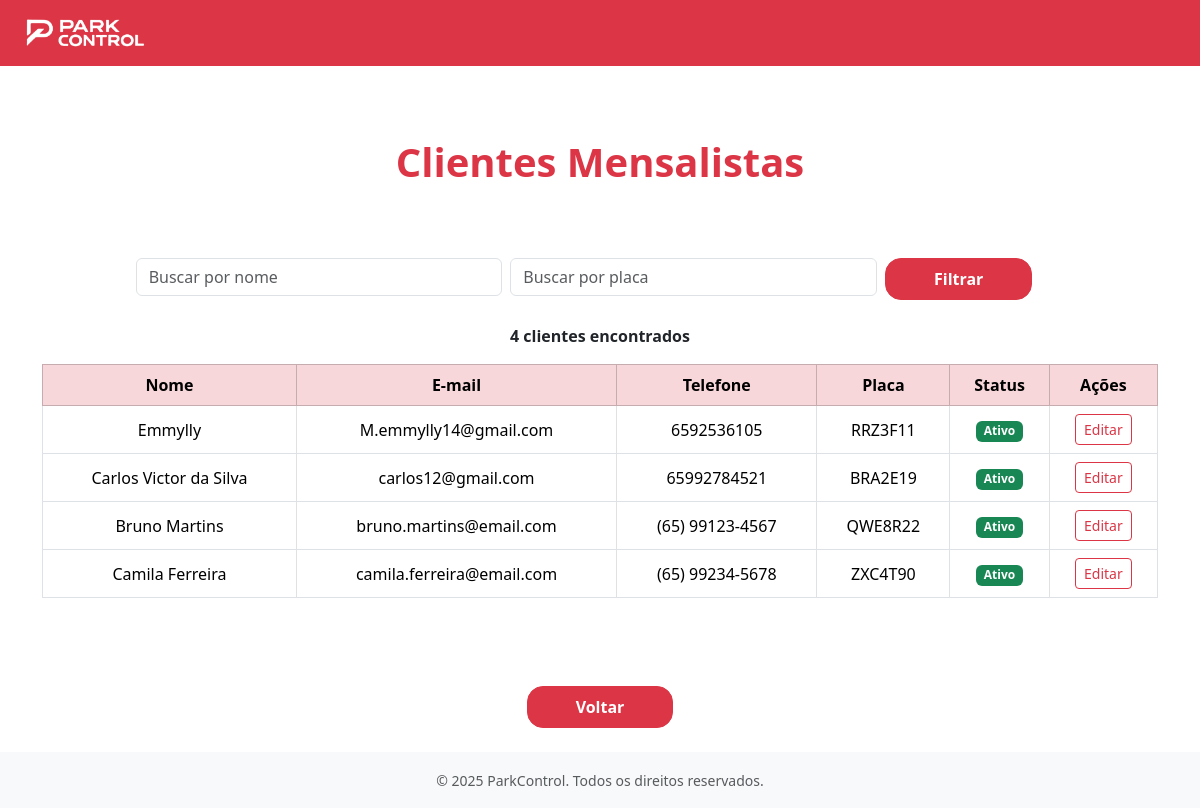
The page /clientes/mensalistas/ on the database as committed earlier.
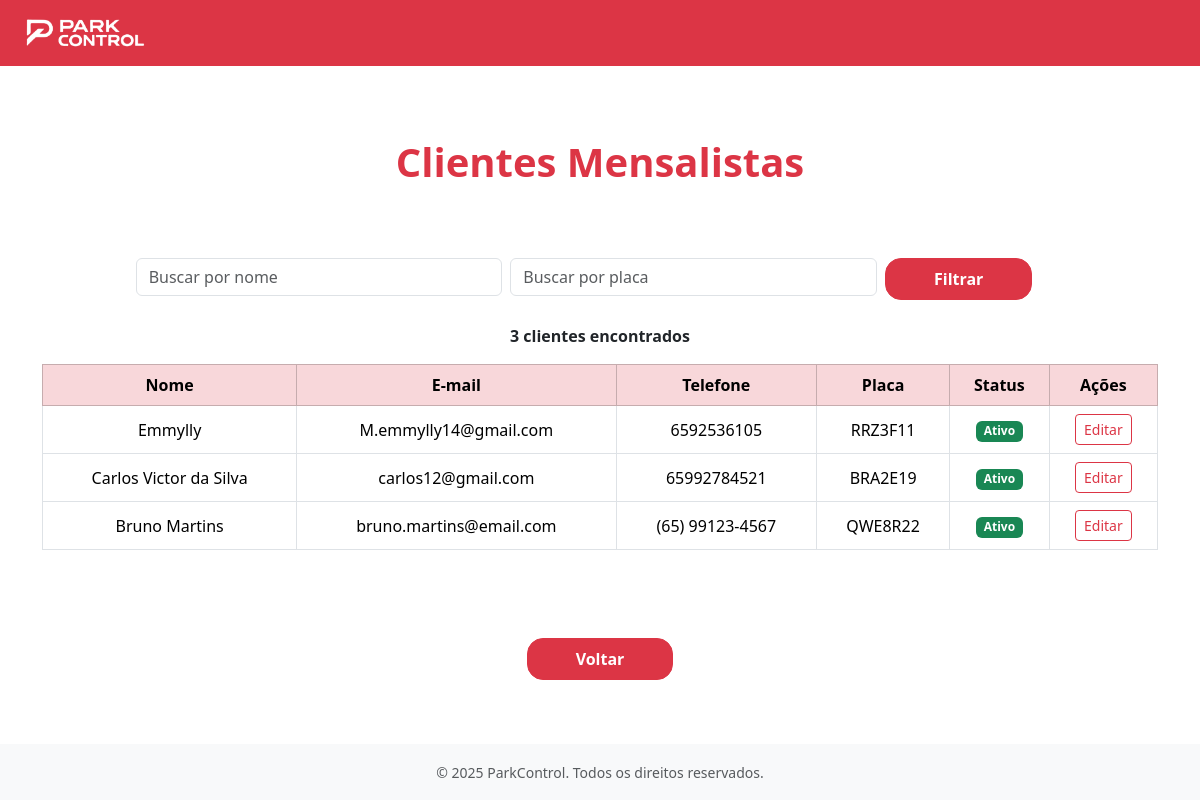
The same page on the database as committed later.
### apps/clientes/models.py (models this page shows, shortened)
class Mensalista(models.Model):
    nome = models.CharField(max_length=100)
    telefone = models.CharField(
        max_length=15,
        validators=[
            RegexValidator(
                r'^\(?\d{2}\)?[-.\s]?\d{4,5}[-.\s]?\d{4}$',
                'Telefone no formato inválido (ex: (65) 99999-9999)'
            )
        ]
    )
    email = models.EmailField(max_length=100)
    plano = models.ForeignKey(Planos, on_delete=models.PROTECT, related_name='mensalistas')
    placa = models.CharField(
        max_length=10,
        unique=True,
        validators=[
            RegexValidator(
                r'^[A-Z]{3}[0-9][A-Z][0-9]{2}$',
                'Placa no formato inválido (ex: ABC1D23 - padrão Mercosul)'
            )
        ]
    )
    ativo = models.BooleanField(default=True)

### apps/clientes/views.py (the view)
# urls.py: path('mensalistas/', views.cliente_mensalista_view, name='cliente_mensalista'),
def cliente_mensalista_view(request):
    mensalistas = Mensalista.objects.all()
    query_nome = request.GET.get('nome', '')
    query_placa = request.GET.get('placa', '')
    if query_nome:
        mensalistas = mensalistas.filter(nome__icontains=query_nome)
    if query_placa:
       mensalistas = mensalistas.filter(placa__icontains=query_placa)
    return render(request, 'clientes/cliente_mensalista.html', {'mensalistas': mensalistas, 'query_nome': query_nome, 'query_placa': query_placa})

### apps/clientes/templates/clientes/cliente_mensalista.html (shortened to what this page needs)
{% extends "base.html" %}
{% load static %}
{% block content %}
<main class="flex-grow-1 d-flex flex-column justify-content-center align-items-center py-5">
    <h1 class="text-danger fw-bold mb-5">Clientes Mensalistas</h1>
    <div class="container mt-4">
        <form method="GET" class="row g-2 mb-4 justify-content-center">
            <div class="col-md-4">
                <input type="text" name="nome" class="form-control" placeholder="Buscar por nome" value="{{ request.GET.nome }}">
            </div>
            <div class="col-md-4">
                <input type="text" name="placa" class="form-control" placeholder="Buscar por placa" value="{{ request.GET.placa }}">
            </div>
            <div class="col-md-2">
                <button type="submit" class="btn btn-danger px-5 py-2 rounded-4 fw-bold">Filtrar</button>
            </div>
        </form>
        <p class="text-center fw-bold">
            {{ mensalistas|length }} cliente{{ mensalistas|length|pluralize }} encontrado{{ mensalistas|length|pluralize }}
        </p>
        <div class="table-responsive">
            {% if mensalistas %}
            <table class="table table-bordered text-center align-middle">
                <thead class="table-danger">
                    <tr>
                        <th>Nome</th>
                        <th>E-mail</th>
                        <th>Telefone</th>
                        <th>Placa</th>
                        <th>Status</th>
                        <th>Ações</th>
                    </tr>
                </thead>
                <tbody>
                    {% for cliente in mensalistas %}
                    <tr>
                        <td>{{ cliente.nome }}</td>
                        <td>{{ cliente.email }}</td>
                        <td>{{ cliente.telefone }}</td>
                        <td>{{ cliente.placa }}</td>
                        <td>
                            {% if cliente.ativo %}
                                <span class="badge bg-success">Ativo</span>
                            {% else %}
                                <span class="badge bg-secondary">Inativo</span>
                            {% endif %}
                        </td>
                        <td>
                            <a href="{% url 'clientes:editar_mensalista' pk=cliente.pk %}" class="btn btn-outline-danger btn-sm">Editar</a>
                        </td>
                    </tr>
                    {% empty %}
                    <tr>
                        <td colspan="6">Nenhum cliente encontrado.</td>
                    </tr>
                    {% endfor %}
                </tbody>
            </table>
            {% else %}
            <p class="text-center fw-bold text-muted">Nenhum cliente encontrado.</p>
            {% endif %}
        </div>
    </div>
</main>
<footer class="text-center mt-4">
    {% if user.is_superuser %}
        <a href="{% url 'usuarios:gerencia_cliente' %}" class="btn btn-danger px-5 py-2 rounded-4 fw-bold">Voltar</a>
    {% else %}
        <a href="{% url 'frentistas:gerenciar_clientes' %}" class="btn btn-danger px-5 py-2 rounded-4 fw-bold">Voltar</a>
    {% endif %}
</footer>
{% endblock %}

Rows that differ between the two databases and show on the page:
removed Mensalista: nome "Camila Ferreira", email "camila.ferreira@email.com", telefone "(65) 99234-5678", placa "ZXC4T90", ativo "Ativo"
Other text that changed with them:
{{ mensalistas|length }}: "4" → "3"
